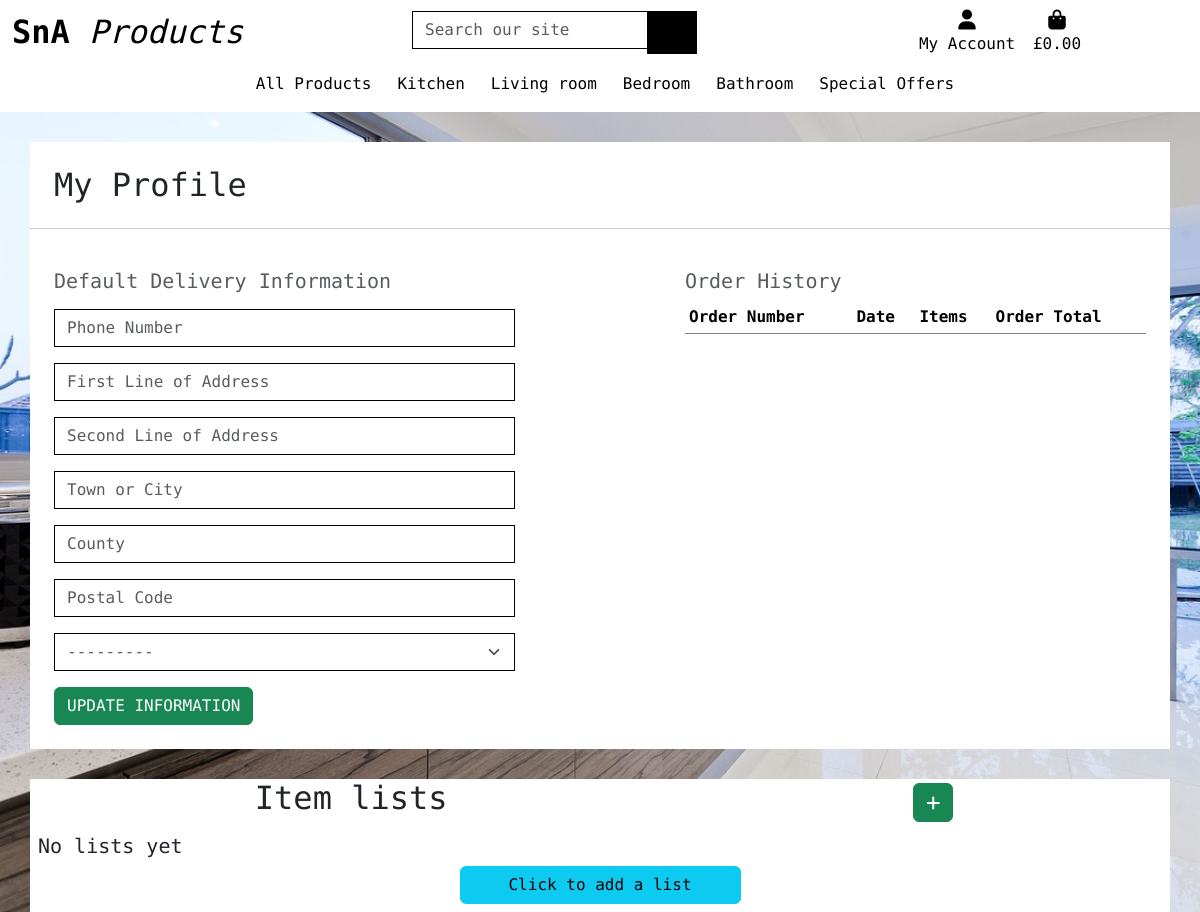
Page /profile/ (signed in) on the earlier database version.
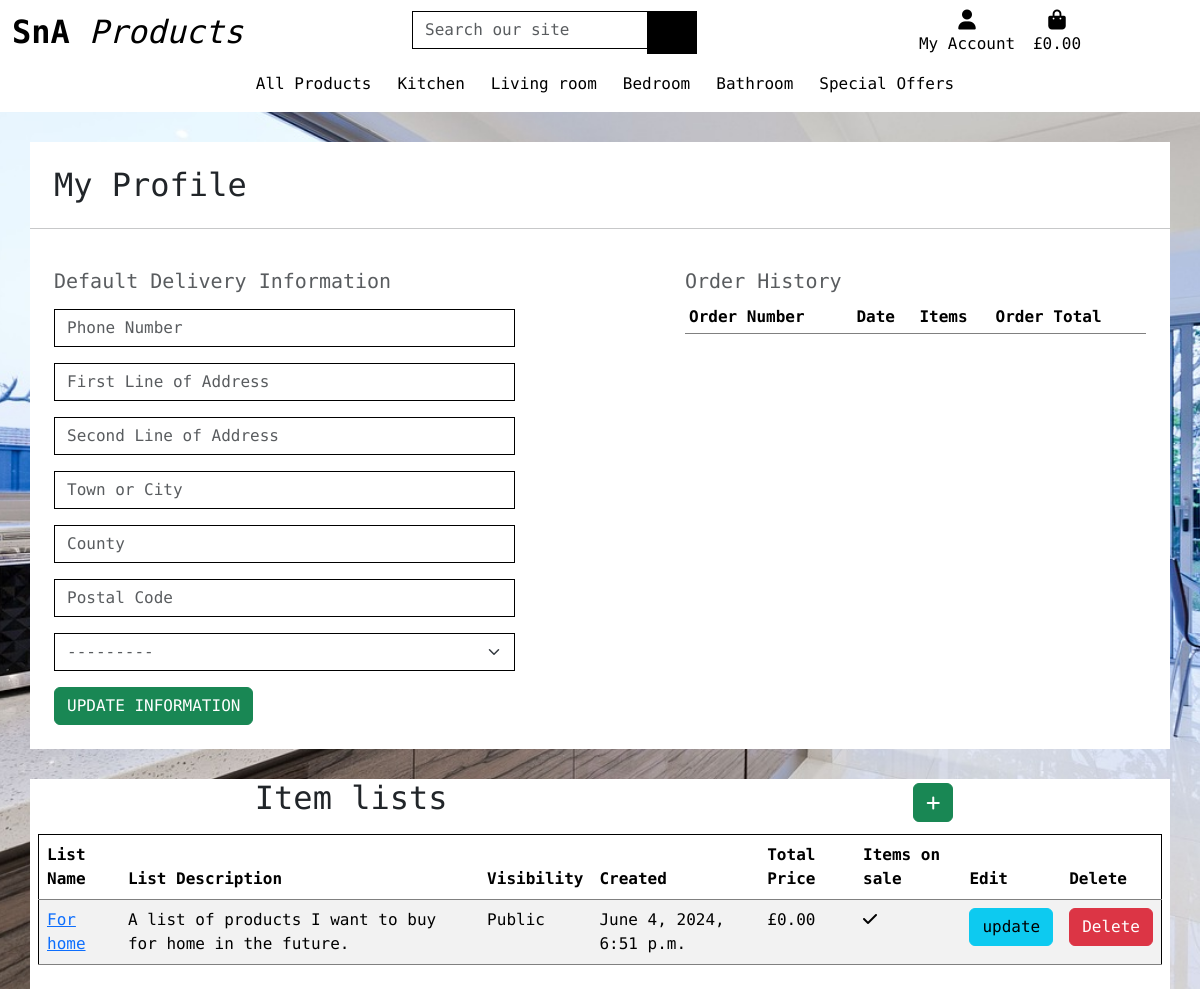
Same page on the later database version.
### profiles/models.py (models this page shows, shortened)
class UserProfile(models.Model):
    user = models.OneToOneField(User, on_delete=models.CASCADE)
    default_phone_number = models.CharField(max_length=20, null=True, blank=True)
    default_first_line_address = models.CharField(max_length=80, null=True, blank=True)
    default_second_line_address = models.CharField(max_length=80, null=True, blank=True)
    default_town_or_city = models.CharField(max_length=40, null=True, blank=True)
    default_county = models.CharField(max_length=80, null=True, blank=True)
    default_postcode = models.CharField(max_length=20, null=True, blank=True)
    default_country = CountryField(blank_label='Country', null=True, blank=True)

### saved_products/models.py (models this page shows, shortened)
class SavedProductsList(models.Model):
    user = models.ForeignKey(UserProfile, on_delete=models.CASCADE, related_name='saved_items_list')
    name = models.CharField(max_length=100)
    description = models.TextField()
    visible = models.BooleanField(default=False)
    created_at = models.DateTimeField(auto_now_add=True)
    price_total = models.DecimalField(max_digits=10, decimal_places=2, default=0)
    item_on_sale = models.BooleanField(default=False)

### profiles/views.py (the view)
# urls.py: path('', views.profile_view, name="profile"),
@login_required
def profile_view(request):
    profile = get_object_or_404(UserProfile, user=request.user)
    if request.method == 'POST':
        form = UserProfileForm(request.POST, instance=profile)
        if form.is_valid():
            form.save()
            messages.success(request, 'Profile updated successfully')
        else:
            messages.error(request, 'Profile update failed. Please ensure the form is valid.')
    else:
        form = UserProfileForm(instance=profile)
    orders = profile.orders.all()
    saved_items_list = profile.saved_items_list.all()
    context = {
        'form': form,
        'orders': orders,
        'profile': profile,
        'on_profile_page': True,
        'saved_items_list': saved_items_list
    }
    return render(request, 'profiles/profile.html', context)

### profiles/forms.py
class UserProfileForm(forms.ModelForm):
    class Meta:
        model = UserProfile
        exclude = ('user',)
    def __init__(self, *args, **kwargs):
        super().__init__(*args, **kwargs)
        placeholders = {
            'default_phone_number': 'Phone Number',
            'default_postcode': 'Postal Code',
            'default_town_or_city': 'Town or City',
            'default_first_line_address': 'First Line of Address',
            'default_second_line_address': 'Second Line of Address',
            'default_county': 'County',
        }
        self.fields['default_phone_number'].widget.attrs['autofocus'] = True
        for field in self.fields:
            if field != 'default_country':
                if self.fields[field].required:
                    placeholder = f'{placeholders[field]} *'
                else:
                    placeholder = placeholders[field]
                self.fields[field].widget.attrs['placeholder'] = placeholder
            self.fields[field].widget.attrs['class'] = 'border-black rounded-0 profile-form-input'
            self.fields[field].label = False

### profiles/templates/profiles/profile.html (shortened to what this page needs)
{% extends "base.html" %}
{% load crispy_forms_filters %}
{% load static %}
{% block nav-includes %}
{% include 'includes/site-nav.html' %}
{% endblock %}
{% block content %}
<div class="container-md floating_container">
    <div class="row">
        <div class="col">
            <h2 class="logo-font m-4">My Profile</h2>
            <hr>
        </div>
    </div>
    <div class="row d-flex justify-content-between">
        <div class="col-12 col-lg-5 my-4 ms-4">
            <h5 class="text-muted">Default Delivery Information</h5>
            <form class="mt-3" action="{% url 'profile' %}" method="POST" id="profile-update-form">
                {{ form|crispy }}
                <button class="btn btn-success rounded-2 text-uppercase float-right">Update Information</button>
            </form>
        </div>
        <div class="col-12 col-lg-5 my-4 me-4">
            <h5 class="text-muted">Order History</h5>
            <div class="order-history table-responsive">
                <table class="table table-sm table-borderless">
                    <thead>
                        <tr>
                            <th>Order Number</th>
                            <th>Date</th>
                            <th>Items</th>
                            <th>Order Total</th>
                        </tr>
                    </thead>
                </table>
            </div>
        </div>
    </div>
</div>
<div class="container-md floating_container mb-2">
    <div class="row d-flex justify-content-around">
        <h2 class="w-auto"> Item lists </h2>
        <a href="{% url 'create_list' %}" class="btn btn-success w-auto m-1"><i class="fa-solid fa-plus w-auto align-middle"></i></a>
    </div>
    <div class="row">
        <div class="col m-2">
            {% if saved_items_list %}
                <table class="table table-striped border-black">
                    <thead>
                        <tr>
                            <th scope="col">List Name</th>
                            <th scope="col">List Description</th>
                            <th scope="col" class="d-none d-lg-table-cell">Visibility</th>
                            <th scope="col" class="d-none d-lg-table-cell">Created</th>
                            <th scope="col" class="d-none d-lg-table-cell">Total Price</th>
                            <th scope="col" class="d-none d-lg-table-cell">Items on sale</th>
                            <th scope="col">Edit</th>
                            <th scope="col">Delete</th>
                        </tr>
                    </thead>
                    {% for list in saved_items_list.all %}
                    <tr>
                        <td><a href="{% url 'list_detail' list.id %}">{{ list.name }}</a></td>
                        <td class="d-none d-lg-table-cell overflow-x-scroll">{{ list.description }}</td>
                        <td class="d-none d-lg-table-cell">{% if list.visibility == true %} Public {% else %} Private {% endif %}</td>
                        <td class="d-none d-lg-table-cell">{{ list.created_at }}</td>
                        <td class="d-none d-lg-table-cell">£{{ list.price_total }}</td>
                        <td>{% if list.items_on_sale == true %} <i class="fa-solid fa-check"></i> {% else %}<i class="fa-solid fa-circle-xmark"></i> {%  endif %}</td>
                        <td><a class="btn btn-info" href="{% url 'edit_list' list.id %}">update</a></td>
                        <td><a class="btn btn-danger" href="{% url 'delete_list' list.id %}">Delete</a></td>
                    </tr>
                    {% endfor %}
                </table>
            {% else %}
                <h5>No lists yet</h5>
                <div class="d-flex justify-content-center">
                    <a class="btn btn-info w-25 " href="{%  url 'products' %}">Click to add a list</a>
                </div>
            {%  endif %}
        </div>
    </div>
</div>
{% endblock %}

### templates/base.html (shortened to what this page needs)
{% load static %}
<!doctype html>
<html lang="en">
  <head>
    {% block corecss %}
        <link href="https://cdn.jsdelivr.net/npm/bootstrap@5.3.3/dist/css/bootstrap.min.css" rel="stylesheet">
        <link rel="stylesheet" href="{% static 'css/style.css' %}">
        <link rel="stylesheet" href="{% static 'css/mobile-site-nav.css' %}">
    {% endblock %}
  </head>
  <body>
    <header class="container-fluid header">
      <div id="topnav" class="row bg-white pt-lg-2 d-lg-flex">
        <div class="col-12 col-lg-4 my-auto py-1 py-lg-0 text-center">
          <a href="{% url 'landing_page' %}" class="nav-link main-logo-link">
            <h2 class="logo-font text-black text-center my-0"><strong>SnA</strong><em> Products</em></h2>
          </a>
        </div>
        <div class="col-12 col-lg-4 my-auto py-1 py-lg-0 d-none d-lg-block">
        <form method="GET" action="{% url 'products' %}">
          <div class="input-group w=100">
              <label>
                  <input class="form-control border border-black rounded-0" type="text" name="search" placeholder="Search our site">
              </label>
              <div class="input-group-append">
              <button class="form-control btn btn-black border border-black rounded-0" type="submit">
                <span class="icon">
                </span>
              </button>
            </div>
          </div>
        </form>
        </div>
        <div class="col-12 col-lg-4 my-auto py-1 py-lg-0 d-none d-lg-block">
          <ul class="list-inline list-unstyled text-center text-lg-right my-0">
            <li class="list-inline-item dropdown">
              <a class="text-black nav-link" href="#" id="user-options" data-bs-toggle="dropdown" aria-haspopup="true" aria-expanded="false">
                <div class="text-center">
                  <div><i class="fas fa-user fa-lg"></i></div>
                  <p class="my-0">My Account</p>
                </div>
              </a>
            </li>
            <li class="list-inline-item">
              <a class="{% if grand_total %} text-info font-weight-bold{% else %}text-black {% endif %} nav-link" href="{% url 'view_cart' %}">
                <div class="text-center">
                  <div><i class="fas fa-shopping-bag fa-lg"></i></div>
                  <p class="my-0">
                    {% if grand_total %}
                      £{{ grand_total|floatformat:2 }}
                    {% else %}
                      £0.00
                    {% endif %}
                  </p>
                </div>
              </a>
            </li>
          </ul>
        </div>
      </div>
      <div id="top-navbar" class="row bg-white d-lg-none w-100">
        <nav class="mobile-navbar navbar navbar-expand-lg navbar-light w-100 pl-2">
          {% block nav-includes %}{% endblock nav-includes %}
        </nav>
      </div>
    </header>
    {% block content %}
    {% endblock %}
  </body>
</html>

### templates/includes/site-nav.html (shortened to what this page needs)
<div class="collapse navbar-collapse" id="site-nav">
    <ul class="navbar-nav w-auto mx-auto">
        <li class="nav-item dropdown">
            <a class="logo-font font-weight-bold nav-link text-black mr-5" href="#" id="all-products-link" data-bs-toggle="dropdown" aria-haspopup="true" aria-expanded="false">
                All Products
            </a>
        </li>
        <li class="nav-item dropdown">
            <a class="logo-font font-weight-bold nav-link text-black mr-5" href="#" id="clothing-link" data-bs-toggle="dropdown" aria-haspopup="true" aria-expanded="false">
                Kitchen
            </a>
        </li>
        <li class="nav-item dropdown">
            <a class="logo-font font-weight-bold nav-link text-black mr-5" href="#" id="homeware-link" data-bs-toggle="dropdown" aria-haspopup="true" aria-expanded="false">
                Living room
            </a>
        </li>
        <li class="nav-item dropdown">
            <a class="logo-font font-weight-bold nav-link text-black mr-5" href="#" id="homeware-link" data-bs-toggle="dropdown" aria-haspopup="true" aria-expanded="false">
                Bedroom
            </a>
        </li>
        <li class="nav-item dropdown">
            <a class="logo-font font-weight-bold nav-link text-black mr-5" href="#" id="homeware-link" data-bs-toggle="dropdown" aria-haspopup="true" aria-expanded="false">
                Bathroom
            </a>
        </li>
        <li class="nav-item dropdown">
            <a class="logo-font font-weight-bold nav-link text-black" href="#" id="specials-link" data-bs-toggle="dropdown" aria-haspopup="true" aria-expanded="false">
                Special Offers
            </a>
        </li>
    </ul>
</div>

### static/css/style.css (style rules this page uses)
* { max-width: 100vw; }
html { height: 100%; }
body { background: url('/media/background-image.jpg') no-repeat center center fixed; background-size: cover; height: calc(100vh - 164px); font-family: "Encode Sans Expanded", sans-serif; font-weight: 400; font-style: normal; width: 100vw; }
.header { background: white; }
.nav-item { margin-left: 10px; }
.icon { align-items: center; display: inline-flex; justify-content: center; height: 1.5rem; width: 1.5rem; }
.main-logo-link { width: fit-content; }
.btn-black { background: black; color: white; }
.border-black { border: 1px solid black !important; }
tr { border-bottom: gray 1px solid; }
.mobile-navbar { justify-content: space-around; }
.floating_container { background: #fff; margin-top: 30px; padding: unset; }

Differences in the rows shown:
added SavedProductsList: name "For home", description "A list of products I want to buy for home in the future.", created_at "June 4, 2024, 6:51 p.m.", price_total "0.00"
Other differences:
text no longer shown: "No lists yet Click to add a list"
text now shown: "List Name List Description Visibility Created Total Price Items on sale Edit Delete"
